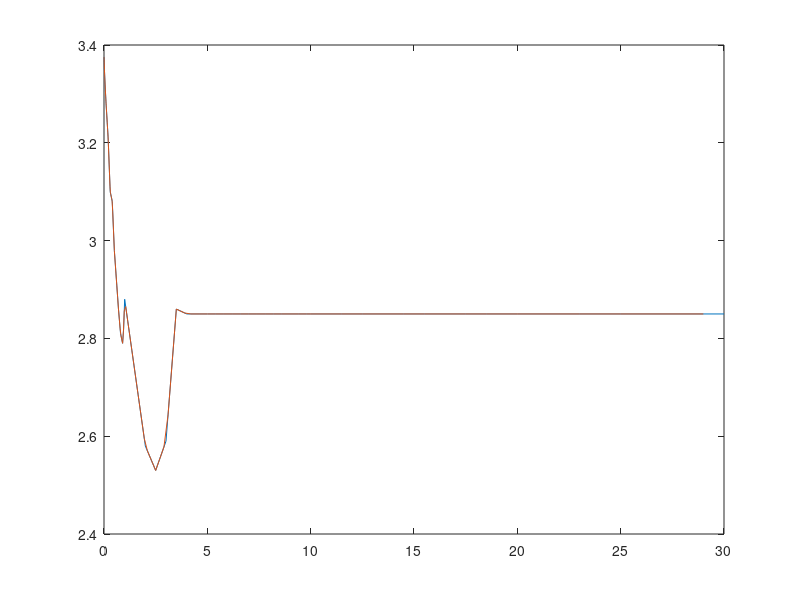

This chart was generated by the following MATLAB code:
% Modify energy and RBE values here
energyIntRBE_Steward = ...
    [1e-9 1e-3 2e-3 5e-3 7.5e-3 1e-2 2e-2 3e-2 5e-2 1e-1 2e-1 3e-1 4e-1 5e-1 6e-1 7e-1 8e-1 9e-1 9.5e-1 1 2 2.5 3 3.5 4 5 10 20 30];

IntRBE_Steward = ...
    [3.375 3.375 3.375 3.37 3.37 3.365 3.35 3.34 3.32 3.28 3.21 3.1 3.08 2.98 2.92 2.86 2.81 2.79 2.82 2.88 2.58 2.53 2.59 2.86 2.85 2.85 2.85 2.85 2.85];

% Load energy intervals defined by tabulated KERMA values
load('energyIntTally.mat')

% Inerpolate RBE values for given energy intervals 
IntRBE_Steward_interpolatedData = interp1(energyIntRBE_Steward,IntRBE_Steward,energyIntTally);

figure 
plot(energyIntRBE_Steward, IntRBE_Steward)
hold on
plot(energyIntTally,IntRBE_Steward_interpolatedData)

data = [energyIntTally; IntRBE_Steward_interpolatedData];

fileID = fopen('neutronRBE_StewardEtAl.txt', 'w');
fprintf(fileID,'%0.5e %0.5e\n', data)
fclose(fileID)


